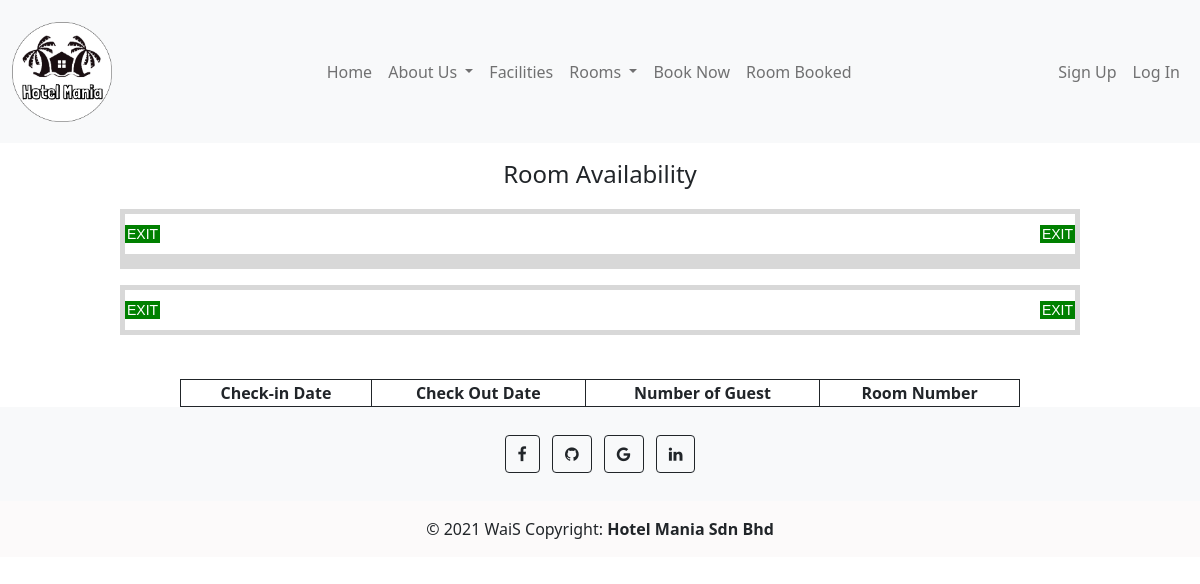
Page /room-availability.php on the earlier database version.
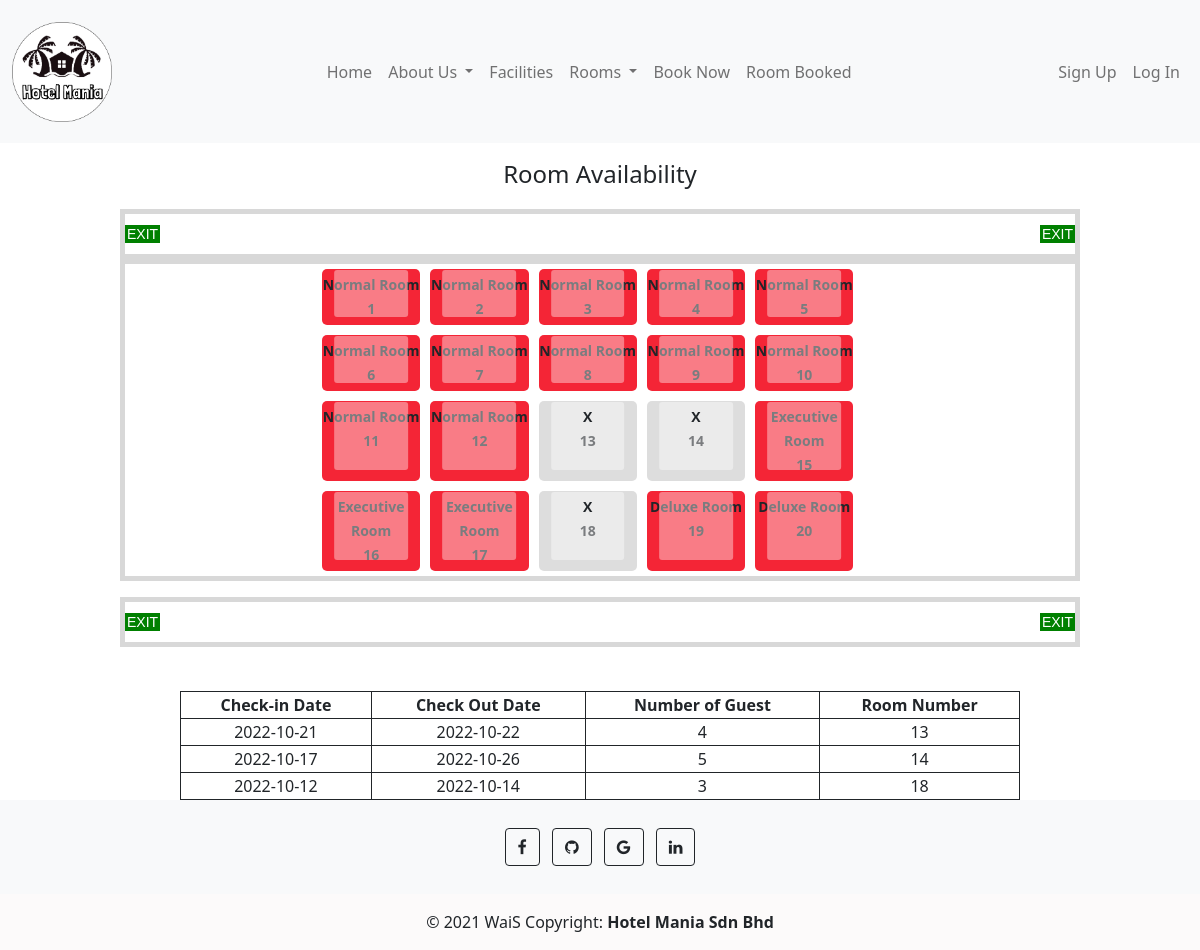
Same page on the later database version.
### tables this page shows
CREATE TABLE `roomdb` (
  `roomId` int(11) NOT NULL,
  `roomNumber` int(11) NOT NULL,
  `roomFloor` int(11) NOT NULL,
  `roomAvailability` enum('available','unavailable') NOT NULL,
  `customerId` int(11) DEFAULT NULL,
  `roomType` enum('Normal','Executive','Deluxe') NOT NULL,
  `checkInDate` date DEFAULT NULL,
  `checkOutDate` date DEFAULT NULL,
  `numofGuest` int(11) DEFAULT NULL
);

### backend/config.php (called while the page is built)
<?php
require_once "product_db.php";
$product_db = new product_db();
?>

### backend/product_db.php (called while the page is built, shortened)
<?php
require_once "DBController.php";
class product_db extends DBController{
    function getRoomAvailability()
    {
        $query = "SELECT * FROM roomdb WHERE roomAvailability='unavailable'";
        $productResult = $this->getDBResult($query);
        return $productResult;
    }
    public function getRoom($query)
	{
        $query = "SELECT * FROM roomdb";
        $productResult = $this->getDBResult($query);
        return $productResult;
	}
}
?>

### backend/DBController.php (called while the page is built, shortened)
<?php
class DBController
{
    private $host = "localhost";
    private $user = "root";
    private $password = "";
    private $database = "hotel_mania";
    private static $conn;
    function __construct()
    {
        $this->conn = mysqli_connect($this->host, $this->user, $this->password, $this->database);
    }
    function getDBResult($query, $params = array())
    {
        $sql_statement = $this->conn->prepare($query);
        $sql_statement->execute();
        $result = $sql_statement->get_result();
        if ($result->num_rows > 0) {
            while ($row = $result->fetch_assoc()) {
                $resultset[] = $row;
            }
        }
        if (! empty($resultset)) {
            return $resultset;
        }
    }
}

### room-availability.php (the view, shortened to what the changed rows need)
<?php require_once "backend/config.php"; ?>
<!DOCTYPE html>
<html lang="en">
<head>
    <link rel="stylesheet" href="css/availability.css">
    <link href="https://cdn.jsdelivr.net/npm/bootstrap@5.1.1/dist/css/bootstrap.min.css" rel="stylesheet">
    <link rel="stylesheet" href="https://cdn.jsdelivr.net/npm/bootstrap-icons@1.6.0/font/bootstrap-icons.css">
    <link rel="stylesheet" href="https://cdnjs.cloudflare.com/ajax/libs/bootstrap-datepicker/1.9.0/css/bootstrap-datepicker.min.css">
    <link rel="stylesheet" href="https://cdnjs.cloudflare.com/ajax/libs/font-awesome/4.7.0/css/font-awesome.min.css">
</head>
<?php include 'include_php/header.php';?>
<body>
<div class="level">
  <div class="exit exit--front hall">
  </div>
  <ol class="hall">
    <li class="row row--1">
      <ol class="rooms" type="A">
            <?php
            $query = "SELECT * FROM roomdb";
            $product_array = $product_db->getRoom($query);
            if (!empty($product_array)) {
                foreach ($product_array as $key => $value) {
                    if ($product_array[$key]["roomId"] <= 5) {
                        if($product_array[$key]["roomAvailability"] == "available"){
                            ?>
                                <li class="room">
                                    <label for="<?php echo $product_array[$key]["roomId"]; ?>"><?php echo $product_array[$key]["roomType"]; ?> Room<br><?php echo $product_array[$key]["roomNumber"]; ?></label>
                                </li>
                            <?php
                                }
                            }
                            }
                        }
                            ?>
      </ol>
    </li>
    <li class="row row--2">
      <ol class="rooms" type="B">
            <?php
            $query = "SELECT * FROM roomdb";
            $product_array = $product_db->getRoom($query);
            if (!empty($product_array)) {
                foreach ($product_array as $key => $value) {
                    if ($product_array[$key]["roomId"] >=6 &&  $product_array[$key]["roomId"] <= 10 ) {
                        if($product_array[$key]["roomAvailability"] == "available"){
                            ?>
                                <li class="room">
                                    <label for="<?php echo $product_array[$key]["roomId"]; ?>"><?php echo $product_array[$key]["roomType"]; ?> Room<br><?php echo $product_array[$key]["roomNumber"]; ?></label>
                                </li>
                            <?php
                                }
                            }
                            }
                        }
                            ?>
      </ol>
    </li>
    <li class="row row--3">
      <ol class="rooms" type="C">
            <?php
            $query = "SELECT * FROM roomdb";
            $product_array = $product_db->getRoom($query);
            if (!empty($product_array)) {
                foreach ($product_array as $key => $value) {
                    if ($product_array[$key]["roomId"] >= 11 &&  $product_array[$key]["roomId"] <= 15 ) {
                        if($product_array[$key]["roomAvailability"] == "available"){
            ?>
                <li class="room">
                    <label for="<?php echo $product_array[$key]["roomId"]; ?>"><?php echo $product_array[$key]["roomType"]; ?> Room<br><?php echo $product_array[$key]["roomNumber"]; ?></label>
                </li>
            <?php
                }else{
            ?>
                <li class="room">
                    <label for="<?php echo $product_array[$key]["roomId"]; ?>"><?php echo $product_array[$key]["roomType"]; ?> Room<br><?php echo $product_array[$key]["roomNumber"]; ?></label>
                </li>
            <?php
                }
            }
            }
        }
            ?>
      </ol>
    </li>
    <li class="row row--4">
      <ol class="rooms" type="D">
            <?php
            $query = "SELECT * FROM roomdb";
            $product_array = $product_db->getRoom($query);
            if (!empty($product_array)) {
                foreach ($product_array as $key => $value) {
                    if ($product_array[$key]["roomId"] >= 16 &&  $product_array[$key]["roomId"] <= 20 ) {
                        if($product_array[$key]["roomAvailability"] == "available"){
                            ?>
                                <li class="room">
                                    <label for="<?php echo $product_array[$key]["roomId"]; ?>"><?php echo $product_array[$key]["roomType"]; ?> Room<br><?php echo $product_array[$key]["roomNumber"]; ?></label>
                                </li>
                            <?php
                                }else{
                            ?>
                                <li class="room">
                                    <label for="<?php echo $product_array[$key]["roomId"]; ?>"><?php echo $product_array[$key]["roomType"]; ?> Room<br><?php echo $product_array[$key]["roomNumber"]; ?></label>
                                </li>
                            <?php
                                   }   }
            }
        }
            ?>
      </ol>
    </li>
    </ol>
    <div class="exit exit--front hall">
    </div>
    </div>
<br>
<table style="margin-left: auto; margin-right: auto; border: 1px solid;border-collapse: collapse; width: 70%;">
        <tr>
            <td style="border: 1px solid;text-align: center;"><b> Check-in Date <b> </td>
            <td style="border: 1px solid;text-align: center;"><b> Check Out Date <b> </td>
            <td style="border: 1px solid;text-align: center;"><b> Number of Guest<b> </td>
            <td style="border: 1px solid;text-align: center;"><b> Room Number<b> </td>
        </tr>
        <tr>
        <?php
            $query = "SELECT * FROM roomdb WHERE roomAvailability='unavailable'";
            $product_array = $product_db->getRoomAvailability($query);
            if (!empty($product_array)) {
                foreach ($product_array as $key => $value) {
        ?>
            <td style="border: 1px solid;text-align: center;"><?php echo $product_array[$key]["checkInDate"]; ?> </td>
            <td style="border: 1px solid;text-align: center;"><?php echo $product_array[$key]["checkOutDate"]; ?> </td>
            <td style="border: 1px solid;text-align: center;"><?php echo $product_array[$key]["numofGuest"]; ?> </td>
            <td style="border: 1px solid;text-align: center;"><?php echo $product_array[$key]["roomNumber"]; ?> </td>
        </tr>
        <?php }} ?>
    </table>
<?php include 'include_php/footer.php';?>
</body>
</html>

Differences in the rows shown:
added roomdb: roomType "Normal", roomNumber "1", shown under "Room Availability"
added roomdb: roomType "Normal", roomNumber "2", shown under "Room Availability"
added roomdb: roomType "Normal", roomNumber "3", shown under "Room Availability"
added roomdb: roomType "Normal", roomNumber "4", shown under "Room Availability"
added roomdb: roomType "Normal", roomNumber "5", shown under "Room Availability"
added roomdb: roomType "Normal", roomNumber "6"
added roomdb: roomType "Normal", roomNumber "7"
added roomdb: roomType "Normal", roomNumber "8"
added roomdb: roomType "Normal", roomNumber "9"
added roomdb: roomType "Normal", roomNumber "10"
added roomdb: roomType "Normal", roomNumber "11"
added roomdb: roomType "Normal", roomNumber "12"
added roomdb: roomNumber "13", checkInDate "2022-10-21", checkOutDate "2022-10-22", numofGuest "4"
added roomdb: roomNumber "14", checkInDate "2022-10-17", checkOutDate "2022-10-26", numofGuest "5"
added roomdb: roomType "Executive", roomNumber "15"
added roomdb: roomType "Executive", roomNumber "16"
added roomdb: roomType "Executive", roomNumber "17"
added roomdb: roomNumber "18", checkInDate "2022-10-12", checkOutDate "2022-10-14", numofGuest "3"
added roomdb: roomType "Deluxe", roomNumber "19"
added roomdb: roomType "Deluxe", roomNumber "20"
